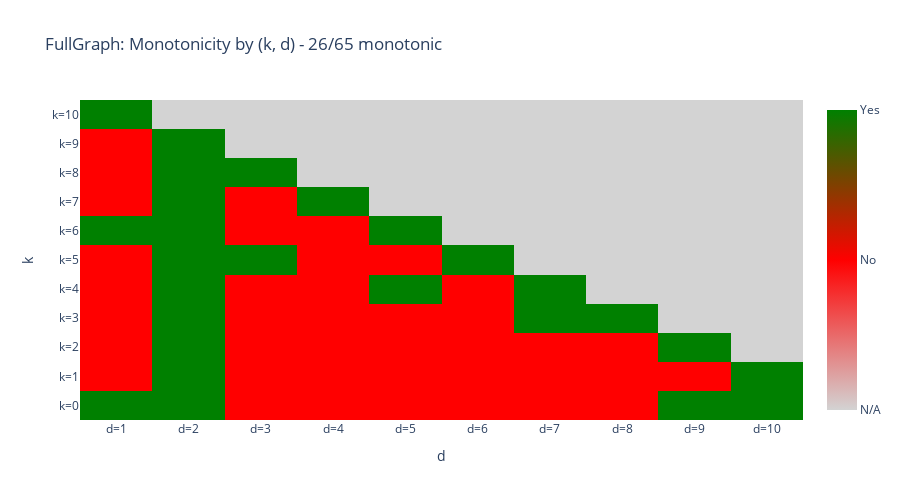
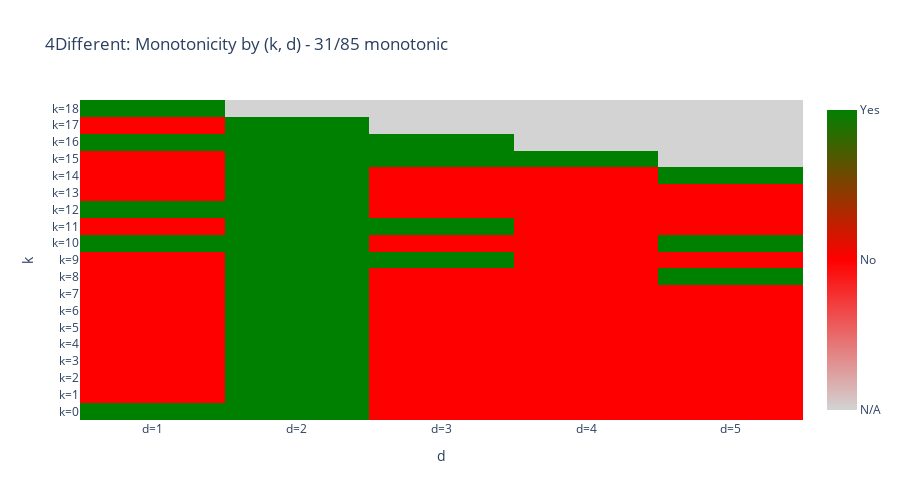
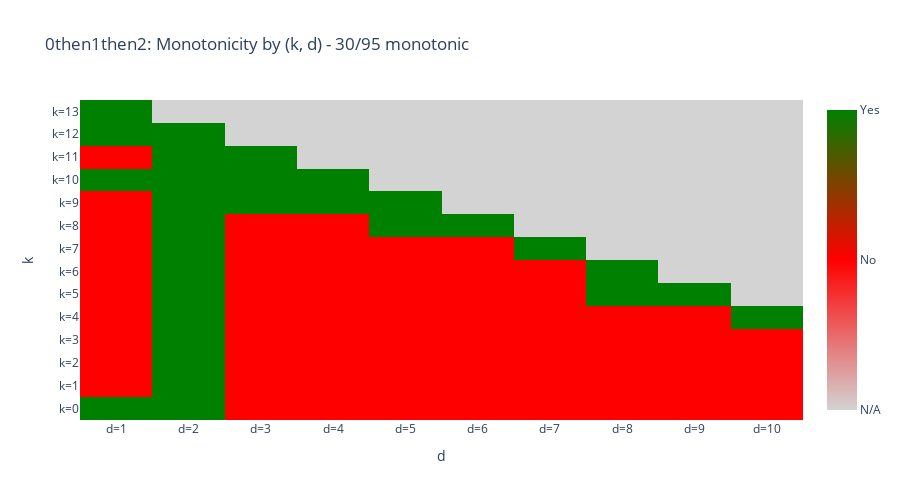
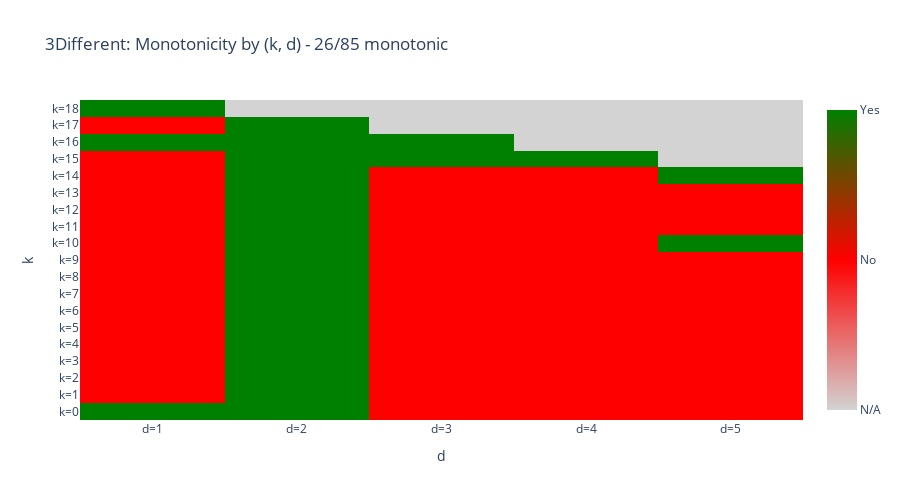

The cell these charts' notebook holds for them, in order:
### Markdown cell above
## 2. Heatmaps: Monotonicity by (k, d) for Each Coset

### Code cell
# Create heatmaps for cosets with mixed results
mixed_cosets = coset_summary[(coset_summary['monotonic_pct'] > 0) & 
                              (coset_summary['monotonic_pct'] < 100)]['coset'].tolist()

if len(mixed_cosets) == 0:
    print("No mixed cosets - all cosets are either always or never monotonic!")
else:
    for coset_name in mixed_cosets:
        coset_data = results_df[results_df['coset'] == coset_name].copy()
        
        # Convert boolean to int explicitly (True=1, False=0)
        coset_data['mono_int'] = coset_data['is_monotonic'].astype(int)
        
        # Pivot to create k x d matrix
        pivot = coset_data.pivot_table(
            index='k', 
            columns='d', 
            values='mono_int', 
            aggfunc='first'
        ).fillna(-1)  # -1 for missing combinations
        
        # Create heatmap
        fig = go.Figure(data=go.Heatmap(
            z=pivot.values,
            x=[f'd={d}' for d in pivot.columns],
            y=[f'k={k}' for k in pivot.index],
            colorscale=[
                [0, 'lightgray'],      # -1 (N/A) 
                [0.5, 'red'],          # 0 (non-monotonic)
                [1, 'green']           # 1 (monotonic)
            ],
            zmin=-1, zmax=1,
            hovertemplate='k=%{y}<br>d=%{x}<br>monotonic=%{z}<extra></extra>',
            colorbar=dict(tickvals=[-1, 0, 1], ticktext=['N/A', 'No', 'Yes'])
        ))
        
        mono_count = (coset_data['is_monotonic'] == True).sum()
        total_count = len(coset_data)
        
        fig.update_layout(
            title=f'{coset_name}: Monotonicity by (k, d) - {mono_count}/{total_count} monotonic',
            xaxis_title='d',
            yaxis_title='k',
            height=500
        )
        fig.show()

### Figure 1 — Plotly figure (JSON) as saved in the notebook; plotly's stock layout.template omitted (floating-point values rounded to 4 significant figures)
{"data": [{"colorbar": {"ticktext": ["N/A", "No", "Yes"], "tickvals": [-1, 0, 1]}, "colorscale": [[0, "lightgray"], [0.5, "red"], [1, "green"]], "hovertemplate": "k=%{y}<br>d=%{x}<br>monotonic=%{z}<extra></extra>", "type": "heatmap", "x": ["d=1", "d=2", "d=3", "d=4", "d=5", "d=6", "d=7", "d=8", "d=9", "d=10"], "y": ["k=0", "k=1", "k=2", "k=3", "k=4", "k=5", "k=6", "k=7", "k=8", "k=9", "k=10"], "z": [[1.0, 1.0, 0.0, 0.0, 0.0, 0.0, 0.0, 0.0, 1.0, 1.0], [0.0, 1.0, 0.0, 0.0, 0.0, 0.0, 0.0, 0.0, 0.0, 1.0], [0.0, 1.0, 0.0, 0.0, 0.0, 0.0, 0.0, 0.0, 1.0, -1.0], [0.0, 1.0, 0.0, 0.0, 0.0, 0.0, 1.0, 1.0, -1.0, -1.0], [0.0, 1.0, 0.0, 0.0, 1.0, 0.0, 1.0, -1.0, -1.0, -1.0], [0.0, 1.0, 1.0, 0.0, 0.0, 1.0, -1.0, -1.0, -1.0, -1.0], [1.0, 1.0, 0.0, 0.0, 1.0, -1.0, -1.0, -1.0, -1.0, -1.0], [0.0, 1.0, 0.0, 1.0, -1.0, -1.0, -1.0, -1.0, -1.0, -1.0], [0.0, 1.0, 1.0, -1.0, -1.0, -1.0, -1.0, -1.0, -1.0, -1.0], [0.0, 1.0, -1.0, -1.0, -1.0, -1.0, -1.0, -1.0, -1.0, -1.0], [1.0, -1.0, -1.0, -1.0, -1.0, -1.0, -1.0, -1.0, -1.0, -1.0]], "zmax": 1, "zmin": -1}], "layout": {"height": 500, "title": {"text": "FullGraph: Monotonicity by (k, d) - 26/65 monotonic"}, "xaxis": {"title": {"text": "d"}}, "yaxis": {"title": {"text": "k"}}}}

### Figure 2 — Plotly figure (JSON) as saved in the notebook; plotly's stock layout.template omitted (floating-point values rounded to 4 significant figures)
{"data": [{"colorbar": {"ticktext": ["N/A", "No", "Yes"], "tickvals": [-1, 0, 1]}, "colorscale": [[0, "lightgray"], [0.5, "red"], [1, "green"]], "hovertemplate": "k=%{y}<br>d=%{x}<br>monotonic=%{z}<extra></extra>", "type": "heatmap", "x": ["d=1", "d=2", "d=3", "d=4", "d=5"], "y": ["k=0", "k=1", "k=2", "k=3", "k=4", "k=5", "k=6", "k=7", "k=8", "k=9", "k=10", "k=11", "k=12", "k=13", "k=14", "k=15", "k=16", "k=17", "k=18"], "z": [[1.0, 1.0, 0.0, 0.0, 0.0], [0.0, 1.0, 0.0, 0.0, 0.0], [0.0, 1.0, 0.0, 0.0, 0.0], [0.0, 1.0, 0.0, 0.0, 0.0], [0.0, 1.0, 0.0, 0.0, 0.0], [0.0, 1.0, 0.0, 0.0, 0.0], [0.0, 1.0, 0.0, 0.0, 0.0], [0.0, 1.0, 0.0, 0.0, 0.0], [0.0, 1.0, 0.0, 0.0, 1.0], [0.0, 1.0, 1.0, 0.0, 0.0], [1.0, 1.0, 0.0, 0.0, 1.0], [0.0, 1.0, 1.0, 0.0, 0.0], [1.0, 1.0, 0.0, 0.0, 0.0], [0.0, 1.0, 0.0, 0.0, 0.0], [0.0, 1.0, 0.0, 0.0, 1.0], [0.0, 1.0, 1.0, 1.0, -1.0], [1.0, 1.0, 1.0, -1.0, -1.0], [0.0, 1.0, -1.0, -1.0, -1.0], [1.0, -1.0, -1.0, -1.0, -1.0]], "zmax": 1, "zmin": -1}], "layout": {"height": 500, "title": {"text": "4Different: Monotonicity by (k, d) - 31/85 monotonic"}, "xaxis": {"title": {"text": "d"}}, "yaxis": {"title": {"text": "k"}}}}

### Figure 3 — Plotly figure (JSON) as saved in the notebook; plotly's stock layout.template omitted (floating-point values rounded to 4 significant figures; data arrays with more than 128 entries replaced by an {"elided": "..."} marker saying what was removed)
{"data": [{"colorbar": {"ticktext": ["N/A", "No", "Yes"], "tickvals": [-1, 0, 1]}, "colorscale": [[0, "lightgray"], [0.5, "red"], [1, "green"]], "hovertemplate": "k=%{y}<br>d=%{x}<br>monotonic=%{z}<extra></extra>", "type": "heatmap", "x": ["d=1", "d=2", "d=3", "d=4", "d=5", "d=6", "d=7", "d=8", "d=9", "d=10"], "y": ["k=0", "k=1", "k=2", "k=3", "k=4", "k=5", "k=6", "k=7", "k=8", "k=9", "k=10", "k=11", "k=12", "k=13"], "z": {"elided": "14x10 float values"}, "zmax": 1, "zmin": -1}], "layout": {"height": 500, "title": {"text": "0then1then2: Monotonicity by (k, d) - 30/95 monotonic"}, "xaxis": {"title": {"text": "d"}}, "yaxis": {"title": {"text": "k"}}}}

### Figure 4 — Plotly figure (JSON) as saved in the notebook; plotly's stock layout.template omitted (floating-point values rounded to 4 significant figures)
{"data": [{"colorbar": {"ticktext": ["N/A", "No", "Yes"], "tickvals": [-1, 0, 1]}, "colorscale": [[0, "lightgray"], [0.5, "red"], [1, "green"]], "hovertemplate": "k=%{y}<br>d=%{x}<br>monotonic=%{z}<extra></extra>", "type": "heatmap", "x": ["d=1", "d=2", "d=3", "d=4", "d=5"], "y": ["k=0", "k=1", "k=2", "k=3", "k=4", "k=5", "k=6", "k=7", "k=8", "k=9", "k=10", "k=11", "k=12", "k=13", "k=14", "k=15", "k=16", "k=17", "k=18"], "z": [[1.0, 1.0, 0.0, 0.0, 0.0], [0.0, 1.0, 0.0, 0.0, 0.0], [0.0, 1.0, 0.0, 0.0, 0.0], [0.0, 1.0, 0.0, 0.0, 0.0], [0.0, 1.0, 0.0, 0.0, 0.0], [0.0, 1.0, 0.0, 0.0, 0.0], [0.0, 1.0, 0.0, 0.0, 0.0], [0.0, 1.0, 0.0, 0.0, 0.0], [0.0, 1.0, 0.0, 0.0, 0.0], [0.0, 1.0, 0.0, 0.0, 0.0], [0.0, 1.0, 0.0, 0.0, 1.0], [0.0, 1.0, 0.0, 0.0, 0.0], [0.0, 1.0, 0.0, 0.0, 0.0], [0.0, 1.0, 0.0, 0.0, 0.0], [0.0, 1.0, 0.0, 0.0, 1.0], [0.0, 1.0, 1.0, 1.0, -1.0], [1.0, 1.0, 1.0, -1.0, -1.0], [0.0, 1.0, -1.0, -1.0, -1.0], [1.0, -1.0, -1.0, -1.0, -1.0]], "zmax": 1, "zmin": -1}], "layout": {"height": 500, "title": {"text": "3Different: Monotonicity by (k, d) - 26/85 monotonic"}, "xaxis": {"title": {"text": "d"}}, "yaxis": {"title": {"text": "k"}}}}
